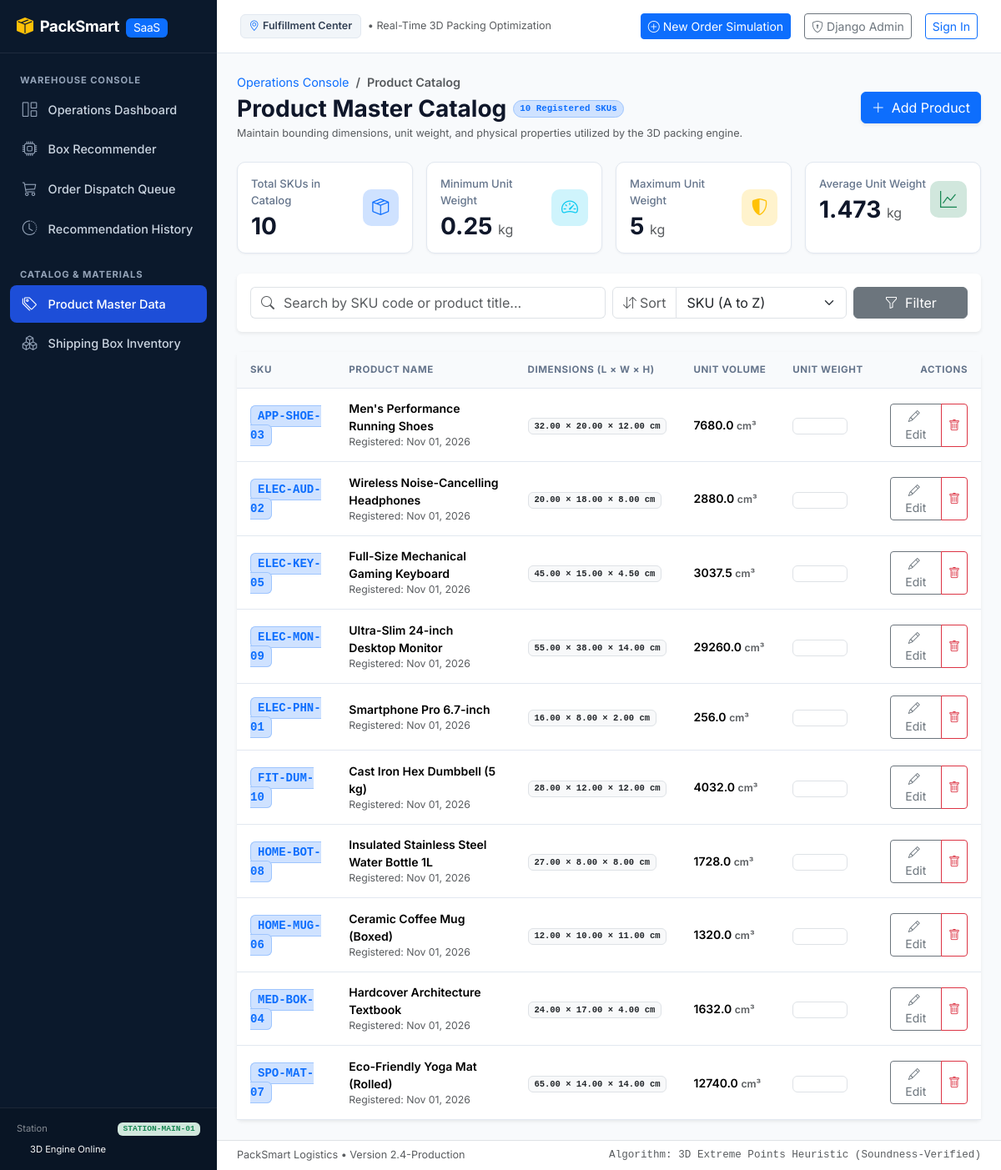
/catalog/products/, run on the app's committed database.
### apps/catalog/models.py (models this page shows, shortened)
class Product(models.Model):
    sku = models.CharField(
        max_length=64,
        unique=True,
        db_index=True,
        help_text="Unique Stock Keeping Unit identifier (e.g. ELEC-PHN-01).",
    )
    name = models.CharField(
        max_length=255,
        help_text="Product commercial name.",
    )
    length = models.DecimalField(
        max_digits=8,
        decimal_places=2,
        validators=[MinValueValidator(Decimal('0.01'))],
        help_text="Length along the X-axis in centimeters (cm). Must be > 0.",
    )
    width = models.DecimalField(
        max_digits=8,
        decimal_places=2,
        validators=[MinValueValidator(Decimal('0.01'))],
        help_text="Width along the Y-axis in centimeters (cm). Must be > 0.",
    )
    height = models.DecimalField(
        max_digits=8,
        decimal_places=2,
        validators=[MinValueValidator(Decimal('0.01'))],
        help_text="Height along the Z-axis in centimeters (cm). Must be > 0.",
    )
    weight = models.DecimalField(
        max_digits=8,
        decimal_places=3,
        validators=[MinValueValidator(Decimal('0.001'))],
        help_text="Physical unit weight in kilograms (kg). Must be > 0.",
    )
    created_at = models.DateTimeField(
        auto_now_add=True,
        help_text="Timestamp when the product was registered.",
    )
    updated_at = models.DateTimeField(
        auto_now=True,
        help_text="Timestamp when the product details were last updated.",
    )
    class Meta:
        ordering = ["sku"]
        verbose_name = "Product"
        verbose_name_plural = "Products"
        indexes = [
            models.Index(fields=["sku"], name="idx_product_sku"),
            models.Index(fields=["name"], name="idx_product_name"),
        ]
        constraints = [
            models.CheckConstraint(
                condition=models.Q(length__gt=Decimal('0.00')),
                name="chk_product_length_positive",
            ),
            models.CheckConstraint(
                condition=models.Q(width__gt=Decimal('0.00')),
                name="chk_product_width_positive",
            ),
            models.CheckConstraint(
                condition=models.Q(height__gt=Decimal('0.00')),
                name="chk_product_height_positive",
            ),
            models.CheckConstraint(
                condition=models.Q(weight__gt=Decimal('0.000')),
                name="chk_product_weight_positive",
            ),
        ]
    @property
    def volume(self) -> Decimal:
        return self.length * self.width * self.height

### apps/catalog/views.py (the view)
# urls.py: path('products/', views.ProductListView.as_view(), name='product_list'),
class ProductListView(ListView):
    model = Product
    template_name = 'catalog/product_list.html'
    context_object_name = 'products'
    paginate_by = 10
    def get_queryset(self):
        qs = super().get_queryset()
        query = self.request.GET.get('q', '').strip()
        sort = self.request.GET.get('sort', 'sku')
        if query:
            qs = qs.filter(Q(sku__icontains=query) | Q(name__icontains=query))
        sort_mapping = {
            'sku': 'sku',
            '-sku': '-sku',
            'name': 'name',
            '-name': '-name',
            'weight': 'weight',
            '-weight': '-weight',
            'newest': '-created_at',
            'oldest': 'created_at',
        }
        if sort == 'volume':
            qs = qs.annotate(calc_volume=F('length') * F('width') * F('height')).order_by('-calc_volume')
        elif sort == '-volume':
            qs = qs.annotate(calc_volume=F('length') * F('width') * F('height')).order_by('calc_volume')
        elif sort in sort_mapping:
            qs = qs.order_by(sort_mapping[sort])
        else:
            qs = qs.order_by('sku')
        return qs
    def get_context_data(self, **kwargs):
        context = super().get_context_data(**kwargs)
        context['search_query'] = self.request.GET.get('q', '').strip()
        context['current_sort'] = self.request.GET.get('sort', 'sku')
        context['total_catalog_count'] = Product.objects.count()
        context['catalog_stats'] = Product.objects.aggregate(
            min_weight=Min('weight'),
            max_weight=Max('weight'),
            avg_weight=Avg('weight'),
        )
        context['add_form'] = ProductForm()
        return context

### apps/catalog/forms.py
class ProductForm(forms.ModelForm):
    class Meta:
        model = Product
        fields = ['sku', 'name', 'length', 'width', 'height', 'weight']
        widgets = {
            'sku': forms.TextInput(attrs={'class': 'form-control', 'placeholder': 'e.g. ELEC-PHN-01'}),
            'name': forms.TextInput(attrs={'class': 'form-control', 'placeholder': 'e.g. Smartphone Pro'}),
            'length': forms.NumberInput(attrs={'class': 'form-control', 'step': '0.01', 'min': '0.01'}),
            'width': forms.NumberInput(attrs={'class': 'form-control', 'step': '0.01', 'min': '0.01'}),
            'height': forms.NumberInput(attrs={'class': 'form-control', 'step': '0.01', 'min': '0.01'}),
            'weight': forms.NumberInput(attrs={'class': 'form-control', 'step': '0.001', 'min': '0.001'}),
        }

### templates/catalog/product_list.html (shortened to what this page needs)
{% extends "base.html" %}
{% block content %}
<div class="row align-items-center mb-4">
    <div class="col">
        <nav aria-label="breadcrumb">
            <ol class="breadcrumb mb-1 text-muted small">
                <li class="breadcrumb-item"><a href="{% url 'orders:dashboard' %}" class="text-decoration-none">Operations Console</a></li>
                <li class="breadcrumb-item active text-slate-700 fw-semibold" aria-current="page">Product Catalog</li>
            </ol>
        </nav>
        <div class="d-flex align-items-center gap-2">
            <h1 class="h3 fw-bold mb-0 text-slate-900">Product Master Catalog</h1>
            <span class="badge bg-primary-subtle text-primary border border-primary-subtle rounded-pill px-2.5 py-1 font-mono">
                {{ paginator.count }} Registered SKU{{ paginator.count|pluralize }}
            </span>
        </div>
        <p class="text-muted small mb-0 mt-1">
            Maintain bounding dimensions, unit weight, and physical properties utilized by the 3D packing engine.
        </p>
    </div>
    <div class="col-auto d-flex gap-2">
        <button type="button" class="btn btn-primary d-inline-flex align-items-center gap-2 shadow-sm" data-bs-toggle="modal" data-bs-target="#addProductModal">
            <i class="bi bi-plus-lg"></i>
            <span>Add Product</span>
        </button>
    </div>
</div>
<div class="row g-3 mb-4">
    <div class="col-sm-6 col-lg-3">
        <div class="card card-kpi p-3 h-100">
            <div class="d-flex align-items-center justify-content-between">
                <div>
                    <div class="kpi-label">Total SKUs in Catalog</div>
                    <div class="kpi-value text-slate-900">{{ total_catalog_count }}</div>
                </div>
                <div class="kpi-icon-bubble bg-primary-subtle text-primary">
                    <i class="bi bi-box-seam"></i>
                </div>
            </div>
        </div>
    </div>
    <div class="col-sm-6 col-lg-3">
        <div class="card card-kpi p-3 h-100">
            <div class="d-flex align-items-center justify-content-between">
                <div>
                    <div class="kpi-label">Minimum Unit Weight</div>
                    <div class="kpi-value text-slate-900">
                        {{ catalog_stats.min_weight|default:"0.000" }} <span class="fs-6 text-muted fw-normal">kg</span>
                    </div>
                </div>
                <div class="kpi-icon-bubble bg-info-subtle text-info">
                    <i class="bi bi-speedometer2"></i>
                </div>
            </div>
        </div>
    </div>
    <div class="col-sm-6 col-lg-3">
        <div class="card card-kpi p-3 h-100">
            <div class="d-flex align-items-center justify-content-between">
                <div>
                    <div class="kpi-label">Maximum Unit Weight</div>
                    <div class="kpi-value text-slate-900">
                        {{ catalog_stats.max_weight|default:"0.000" }} <span class="fs-6 text-muted fw-normal">kg</span>
                    </div>
                </div>
                <div class="kpi-icon-bubble bg-warning-subtle text-warning">
                    <i class="bi bi-shield-shaded"></i>
                </div>
            </div>
        </div>
    </div>
    <div class="col-sm-6 col-lg-3">
        <div class="card card-kpi p-3 h-100">
            <div class="d-flex align-items-center justify-content-between">
                <div>
                    <div class="kpi-label">Average Unit Weight</div>
                    <div class="kpi-value text-slate-900">
                        {{ catalog_stats.avg_weight|floatformat:3|default:"0.000" }} <span class="fs-6 text-muted fw-normal">kg</span>
                    </div>
                </div>
                <div class="kpi-icon-bubble bg-success-subtle text-success">
                    <i class="bi bi-graph-up"></i>
                </div>
            </div>
        </div>
    </div>
</div>
<div class="card border-0 shadow-sm mb-4">
    <div class="card-body p-3">
        <form method="get" action="{% url 'catalog:product_list' %}" class="row g-2 align-items-center">
            <div class="col-md-5 col-lg-6">
                <div class="input-group">
                    <span class="input-group-text bg-white border-end-0 text-muted">
                        <i class="bi bi-search"></i>
                    </span>
                    <input type="text" name="q" value="{{ search_query }}" class="form-control border-start-0 ps-0" placeholder="Search by SKU code or product title..." aria-label="Search SKUs">
                </div>
            </div>
            <div class="col-md-4 col-lg-4">
                <div class="input-group">
                    <span class="input-group-text bg-white text-muted small">
                        <i class="bi bi-arrow-down-up me-1"></i> Sort
                    </span>
                    <select name="sort" class="form-select" onchange="this.form.submit()">
                        <option value="sku" {% if current_sort == 'sku' %}selected{% endif %}>SKU (A to Z)</option>
                    </select>
                </div>
            </div>
            <div class="col-md-3 col-lg-2 d-flex gap-2">
                <button type="submit" class="btn btn-secondary w-100">
                    <i class="bi bi-funnel me-1"></i> Filter
                </button>
            </div>
        </form>
    </div>
</div>
<div class="card border-0 shadow-sm">
    <div class="table-responsive">
        <table class="table table-enterprise align-middle mb-0">
            <thead>
                <tr>
                    <th scope="col" style="width: 15%;">SKU</th>
                    <th scope="col" style="width: 28%;">Product Name</th>
                    <th scope="col" style="width: 20%;">Dimensions (L × W × H)</th>
                    <th scope="col" style="width: 12%;">Unit Volume</th>
                    <th scope="col" style="width: 10%;">Unit Weight</th>
                    <th scope="col" style="width: 15%;" class="text-end">Actions</th>
                </tr>
            </thead>
            <tbody>
                {% for product in products %}
                <tr>
                    <td>
                        <span class="font-mono fw-semibold text-primary px-2 py-1 bg-primary-subtle rounded border border-primary-subtle">
                            {{ product.sku }}
                        </span>
                    </td>
                    <td>
                        <div class="fw-semibold text-slate-900">{{ product.name }}</div>
                        <div class="text-muted small">Registered: {{ product.created_at|date:"M d, Y" }}</div>
                    </td>
                    <td>
                        <span class="badge bg-light text-dark border font-mono">
                            {{ product.length }} × {{ product.width }} × {{ product.height }} cm
                        </span>
                    </td>
                    <td>
                        <div class="fw-semibold text-slate-700">{{ product.volume|floatformat:1 }} <span class="text-muted small">cm³</span></div>
                    </td>
                    <td>
                        <span class="badge bg-slate-100 text-slate-700 border font-mono">
                        </span>
                    </td>
                    <td class="text-end">
                        <div class="btn-group btn-group-sm">
                            <a href="{% url 'catalog:product_edit' product.pk %}" class="btn btn-outline-secondary" title="Edit Product Specifications">
                                <i class="bi bi-pencil me-1"></i> Edit
                            </a>
                            <button type="button"
                                    class="btn btn-outline-danger btn-delete-product"
                                    data-bs-toggle="modal"
                                    data-bs-target="#deleteProductModal"
                                    data-product-sku="{{ product.sku }}"
                                    data-product-name="{{ product.name }}"
                                    data-delete-url="{% url 'catalog:product_delete' product.pk %}"
                                    title="Delete Product">
                                <i class="bi bi-trash"></i>
                            </button>
                        </div>
                    </td>
                </tr>
                {% endfor %}
            </tbody>
        </table>
    </div>
</div>
{% endblock %}

### static/css/dashboard.css (style rules this page uses)
:root { --ps-navy-900: #0B192C; --ps-navy-800: #132438; --ps-navy-700: #1E3E62; --ps-blue-600: #1D4ED8; --ps-blue-500: #2563EB; --ps-blue-50: #EFF6FF; --ps-slate-50: #F8FAFC; --ps-slate-100: #F1F5F9; --ps-slate-200: #E2E8F0; --ps-slate-300: #CBD5E1; --ps-slate-400: #94A3B8; --ps-slate-500: #64748B; --ps-slate-700: #334155; --ps-slate-900: #0F172A; --ps-emerald-600: #059669; --ps-emerald-500: #10B981; --ps-emerald-50: #ECFDF5; --ps-amber-600: #D97706; --ps-amber-500: #F59E0B; --ps-amber-50: #FFFBEB; --ps-rose-600: #E11D48; --ps-rose-500: #F43F5E; --ps-rose-50: #FFF1F2; --sidebar-width: 260px; --topbar-height: 64px; }
body { background-color: var(--ps-slate-50); color: var(--ps-slate-900); font-family: Inter, -apple-system, BlinkMacSystemFont, "Segoe UI", Roboto, sans-serif; font-size: 0.9rem; line-height: 1.5; overflow-x: hidden; }
.font-mono { font-family: ui-monospace, SFMono-Regular, Menlo, Monaco, Consolas, monospace !important; }
.card-kpi { border: 1px solid var(--ps-slate-200); border-radius: 10px; background-color: #FFFFFF; box-shadow: 0 1px 3px rgba(15, 23, 42, 0.05); transition: transform 0.15s ease, box-shadow 0.15s ease; }
.kpi-icon-bubble { width: 44px; height: 44px; border-radius: 10px; display: flex; align-items: center; justify-content: center; font-size: 1.25rem; }
.kpi-value { font-size: 1.75rem; font-weight: 700; line-height: 1.1; color: var(--ps-slate-900); }
.kpi-label { font-size: 0.82rem; color: var(--ps-slate-500); font-weight: 500; margin-bottom: 0.35rem; }
.table-enterprise { margin-bottom: 0; }
.table-enterprise thead th { background-color: var(--ps-slate-50); color: var(--ps-slate-500); font-size: 0.72rem; font-weight: 700; text-transform: uppercase; letter-spacing: 0.05em; border-bottom: 1px solid var(--ps-slate-200); padding: 0.8rem 1rem; white-space: nowrap; }
.table-enterprise tbody td { padding: 0.85rem 1rem; vertical-align: middle; border-bottom: 1px solid var(--ps-slate-200); font-size: 0.875rem; }

### data on the page
Product: sku "APP-SHOE-03", name "Men's Performance Running Shoes", created_at "Nov 01, 2026", length "32.00", width "20.00", height "12.00", volume "7680.0"
Product: sku "ELEC-AUD-02", name "Wireless Noise-Cancelling Headphones", created_at "Nov 01, 2026", length "20.00", width "18.00", height "8.00", volume "2880.0"
Product: sku "ELEC-KEY-05", name "Full-Size Mechanical Gaming Keyboard", created_at "Nov 01, 2026", length "45.00", width "15.00", height "4.50", volume "3037.5"
Product: sku "ELEC-MON-09", name "Ultra-Slim 24-inch Desktop Monitor", created_at "Nov 01, 2026", length "55.00", width "38.00", height "14.00", volume "29260.0"
Product: sku "ELEC-PHN-01", name "Smartphone Pro 6.7-inch", created_at "Nov 01, 2026", length "16.00", width "8.00", height "2.00", volume "256.0"
Product: sku "FIT-DUM-10", name "Cast Iron Hex Dumbbell (5 kg)", created_at "Nov 01, 2026", length "28.00", width "12.00", height "12.00", volume "4032.0"
Product: sku "HOME-BOT-08", name "Insulated Stainless Steel Water Bottle 1L", created_at "Nov 01, 2026", length "27.00", width "8.00", height "8.00", volume "1728.0"
Product: sku "HOME-MUG-06", name "Ceramic Coffee Mug (Boxed)", created_at "Nov 01, 2026", length "12.00", width "10.00", height "11.00", volume "1320.0"
Product: sku "MED-BOK-04", name "Hardcover Architecture Textbook", created_at "Nov 01, 2026", length "24.00", width "17.00", height "4.00", volume "1632.0"
Product: sku "SPO-MAT-07", name "Eco-Friendly Yoga Mat (Rolled)", created_at "Nov 01, 2026", length "65.00", width "14.00", height "14.00", volume "12740.0"

### other printed values
{{ paginator.count }} "10"
{{ total_catalog_count }} "10"
{{ catalog_stats.min_weight|default:"0.000" }} "0.25"
{{ catalog_stats.max_weight|default:"0.000" }} "5"
{{ catalog_stats.avg_weight|floatformat:3|default:"0.000" }} "1.473"
